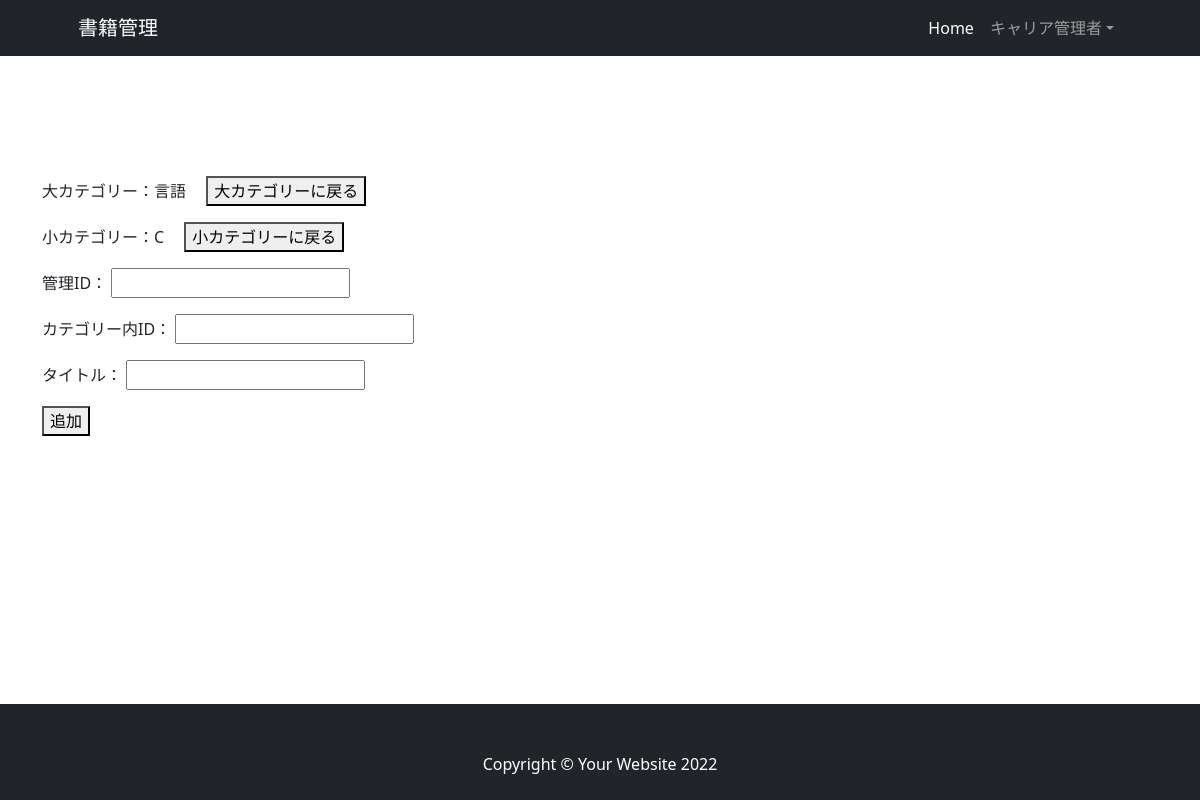
/add_book/1/1/ (signed in), run on the app's committed database.
### register/models.py (models this page shows, shortened)
class User(AbstractBaseUser, PermissionsMixin):
    email = models.EmailField(_('email address'), unique=True)
    first_name = models.CharField(_('first name'), max_length=30, blank=True)
    last_name = models.CharField(_('last name'), max_length=150, blank=True)
    is_staff = models.BooleanField(
        _('staff status'),
        default=False,
        help_text=_(
            'Designates whether the user can log into this admin site.'),
    )
    is_active = models.BooleanField(
        _('active'),
        default=True,
        help_text=_(
            'Designates whether this user should be treated as active. '
            'Unselect this instead of deleting accounts.'
        ),
    )
    date_joined = models.DateTimeField(_('date joined'), default=timezone.now)
    """
    5冊目での貸出上限フラグ追加
    """
    rental_limit = models.BooleanField(default=False, help_text='5冊以上借りたらTrue', verbose_name='貸出上限フラグ')
    """
    借りているかどうかでフラグ追加
    """
    is_borrowing = models.BooleanField(default=False, help_text='本を借りていればTrue', verbose_name='本を借りている人/is_borrowing')
    objects = CustomUserManager()
    EMAIL_FIELD = 'email'
    USERNAME_FIELD = 'email'
    REQUIRED_FIELDS = []
    class Meta:
        verbose_name = _('user')
        verbose_name_plural = _('users')

### book_rental_app/models.py (models this page shows)
class LargeCategory(models.Model):
    name = models.CharField(max_length=25, verbose_name='Large Categroy name')
    def __str__(self):
        return self.name
    class Meta:
        db_table = 'Large_Category'
        verbose_name = '大カテゴリー'
        verbose_name_plural = '大カテゴリー'

class SmallCategory(models.Model):
    large_category = models.ForeignKey(LargeCategory, on_delete=models.SET_NULL, blank=True, null=True, verbose_name='Large Categroy name')
    name = models.CharField(max_length=25, verbose_name='Small Categroy name')
    def __str__(self):
        return self.name
    class Meta:
        db_table = 'Small_Category'
        verbose_name = '小カテゴリー'
        verbose_name_plural = '小カテゴリー'

### book_rental_app/views/books_views.py (the view)
# urls.py: path('add_book/<int:large_pk>/<int:small_pk>/', views.add_book, name='add_book'),
def add_book(request, large_pk, small_pk):
    large_category = LargeCategory.objects.get(id=large_pk)
    small_category = SmallCategory.objects.get(id=small_pk)
    context = {
        'large_category': large_category,
        'small_category': small_category,
    }
    return render(request, 'lender/add_book/add_book.html', context)

### book_rental_app/templates/lender/add_book/add_book.html (shortened to what this page needs)
{% extends 'lender/base.html' %}
{% block content %}
        <section class="pt-4">
          <div class="container">
            <form method="post" action="{% url 'book_rental_app:add_book_confirm' small_category.pk %}">
              <p>
                大カテゴリー：{{ large_category }}
                <button type="button" onclick="location.href='{% url 'book_rental_app:select_large_category' %}'">大カテゴリーに戻る</button>
              </p>
              <p>
                小カテゴリー：{{ small_category }}
                <button type="button" onclick="location.href='{% url 'book_rental_app:select_small_category' small_category.pk %}'">小カテゴリーに戻る</button>
              </p>
              <p>
                管理ID：
              <input type="text" name="manage_id" required>
              </p>
              <p>
                カテゴリー内ID：
              <input type="text" name="id_in_category" required>
              </p>
              <p>
                タイトル：
              <input type="text" name="title" required>
              </p>
              <button>追加</button>
            </form>
          </div>
        </section>
{% endblock %}

### book_rental_app/templates/lender/base.html (shortened to what this page needs)
{% load static %}
<!DOCTYPE html>
<html lang="ja">
    <head>
        <link href="https://cdn.jsdelivr.net/npm/bootstrap-icons@1.8.0/font/bootstrap-icons.css" rel="stylesheet" />
        <link href="{% static 'css/borrower.css' %}" rel="stylesheet" />
        <link href="{% static 'css/mystyle.css' %}" rel="stylesheet" />
    </head>
    <body>
        <nav class="navbar navbar-expand-lg navbar-dark bg-dark">
            <div class="container px-lg-5">
                <a class="navbar-brand" href="{% url 'book_rental_app:index_lender' %}">書籍管理</a>
                <div class="collapse navbar-collapse" id="navbarSupportedContent">
                    <ul class="navbar-nav ms-auto mb-2 mb-lg-0">
                        <li class="nav-item"><a class="nav-link active" aria-current="page" href="#!">Home</a></li>
                        {% if user.is_authenticated %}
                        {% if user.last_name and user.first_name %}
                        <li class="nav-item dropdown">
                            <a class="nav-link dropdown-toggle" data-toggle="dropdown"
                            href="#" role="button" aria-haspopup="true" aria-expanded="false">
                            {{ user.last_name }}{{ user.first_name }}</a>
                        </li>
                        {% endif %}
                        {% endif %}
                    </ul>
                </div>
            </div>
        </nav>
        {% block content %}
        {% endblock %}
        <footer class="py-5 bg-dark">
            <div class="container"><p class="m-0 text-center text-white">Copyright &copy; Your Website 2022</p></div>
        </footer>
    </body>
</html>

### static/css/mystyle.css (style rules this page uses)
body { margin: 0; padding: 0; position: relative; padding-bottom: 120px; }
section { margin-top: 6rem; }
footer { width: 100%; height: 6px; background-color: #89c7de; color: #fff; text-align: center; padding: 60px 0; position: fixed; bottom: 0; }

### data on the page
User: last_name "キャリア", first_name "管理者"
LargeCategory: name "言語"
SmallCategory: name "C"
